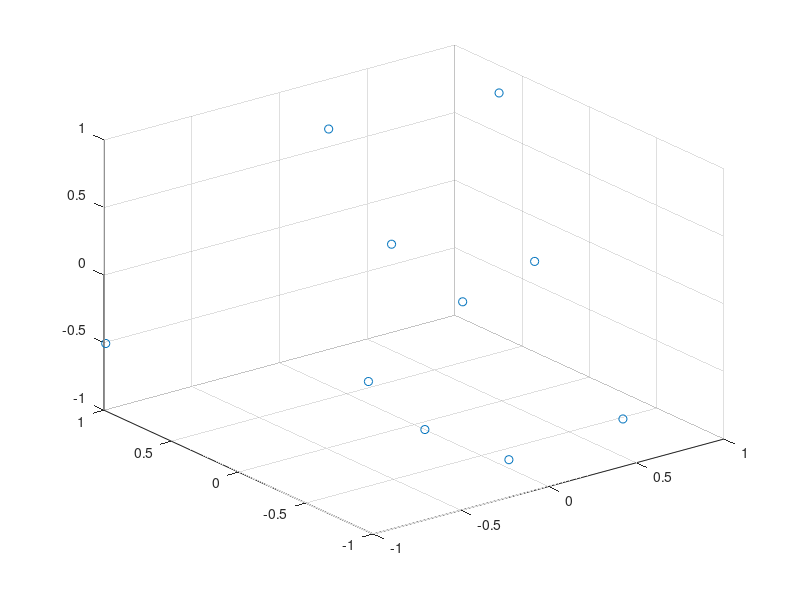

Here is the MATLAB script that generated this plot: (Note: this script raises an error after producing the figure.)
format long

% Our random generation scheme is inspired by this Author:
% https://github.com/pmocz/nbody-matlab/blob/master/nbody.m
N = 10; % Number of bodies generated

% Give each body 50 pounds of weight
masses = ones(N, 1) * 50;

% Generate random positions and velocities
bodies = rand(N, 9) * 2 - 1;
bodies(:, 7:9) = 0;

% vel = vel - mean((mass*[1 1 1]) .* vel) / mean(mass);
% Convert the frame to "center of mass", meaning the net momentum resets
% to zero. This prevents the system from leaving the bounds of the graph.
bodies(:, 4:6) = bodies(:, 4:6) - mean((masses*[1 1 1]) .* bodies(:, 4:6)) / mean(masses);
% We scale the velocity down so that the bodies stay in the screen
bodies(:, 4:6) = bodies(:, 4:6) * 2e-5;

% Constants for integration
t = 0;
tEnd = 518400;
dt = 1;
softening = 0.1;
num_iters = ceil((tEnd - t) / dt);

% The solver being used
solver = @(bodies, masses, dt, softening) step_lf(bodies, masses, dt, softening);

% Create a plot that ranges from -2 to 2 on all axes.
h = plot3(bodies(:, 1), bodies(:, 2), bodies(:, 3), "o");
axis([-1 1 -1 1 -1 1]);
grid on
bodies = get_accel(bodies, masses, softening); % Initial acceleration
for i = 1:num_iters
    bodies = solver(bodies, masses, dt ,softening);
    t = t + dt;

    % Plot the motion of the planets
    set(h, 'XData', bodies(:, 1));
    set(h, 'YData', bodies(:, 2));
    set(h, 'ZData', bodies(:, 3));

    drawnow limitrate
end
